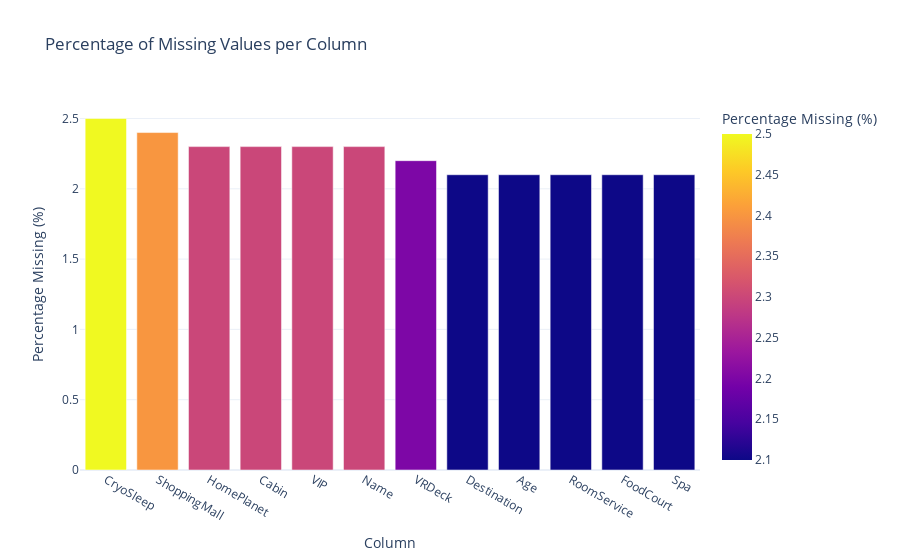

The code cell stored with this chart in its notebook:
### Code cell
# Create a bar chart of missing data percentage
missing_df = pd.DataFrame({'column': missing_percent.index, 'percent': missing_percent.values})
missing_df = missing_df[missing_df['percent'] > 0].sort_values('percent', ascending=False)

fig = px.bar(missing_df, x='column', y='percent',
             title='Percentage of Missing Values per Column',
             labels={'column': 'Column', 'percent': 'Percentage Missing (%)'},
             color='percent',
             color_continuous_scale='Plasma') # Using a different color scale for variety
fig.update_layout(xaxis={'categoryorder':'total descending'}) # Order bars by percentage
fig.show()

### Figure 1 — Plotly figure (JSON) as saved in the notebook; plotly's stock layout.template omitted (floating-point values rounded to 4 significant figures)
{"data": [{"alignmentgroup": "True", "hovertemplate": "Column=%{x}<br>Percentage Missing (%)=%{marker.color}<extra></extra>", "legendgroup": "", "marker": {"color": [2.5, 2.4, 2.3, 2.3, 2.3, 2.3, 2.2, 2.1, 2.1, 2.1, 2.1, 2.1], "coloraxis": "coloraxis", "pattern": {"shape": ""}}, "name": "", "offsetgroup": "", "orientation": "v", "showlegend": false, "textposition": "auto", "type": "bar", "x": ["CryoSleep", "ShoppingMall", "HomePlanet", "Cabin", "VIP", "Name", "VRDeck", "Destination", "Age", "RoomService", "FoodCourt", "Spa"], "xaxis": "x", "y": [2.5, 2.4, 2.3, 2.3, 2.3, 2.3, 2.2, 2.1, 2.1, 2.1, 2.1, 2.1], "yaxis": "y"}], "layout": {"barmode": "relative", "coloraxis": {"colorbar": {"title": {"text": "Percentage Missing (%)"}}, "colorscale": [[0, "#0d0887"], [0.1111, "#46039f"], [0.2222, "#7201a8"], [0.3333, "#9c179e"], [0.4444, "#bd3786"], [0.5556, "#d8576b"], [0.6667, "#ed7953"], [0.7778, "#fb9f3a"], [0.8889, "#fdca26"], [1, "#f0f921"]]}, "legend": {"tracegroupgap": 0}, "title": {"text": "Percentage of Missing Values per Column"}, "xaxis": {"anchor": "y", "categoryorder": "total descending", "domain": [0, 1], "title": {"text": "Column"}}, "yaxis": {"anchor": "x", "domain": [0, 1], "title": {"text": "Percentage Missing (%)"}}}}
